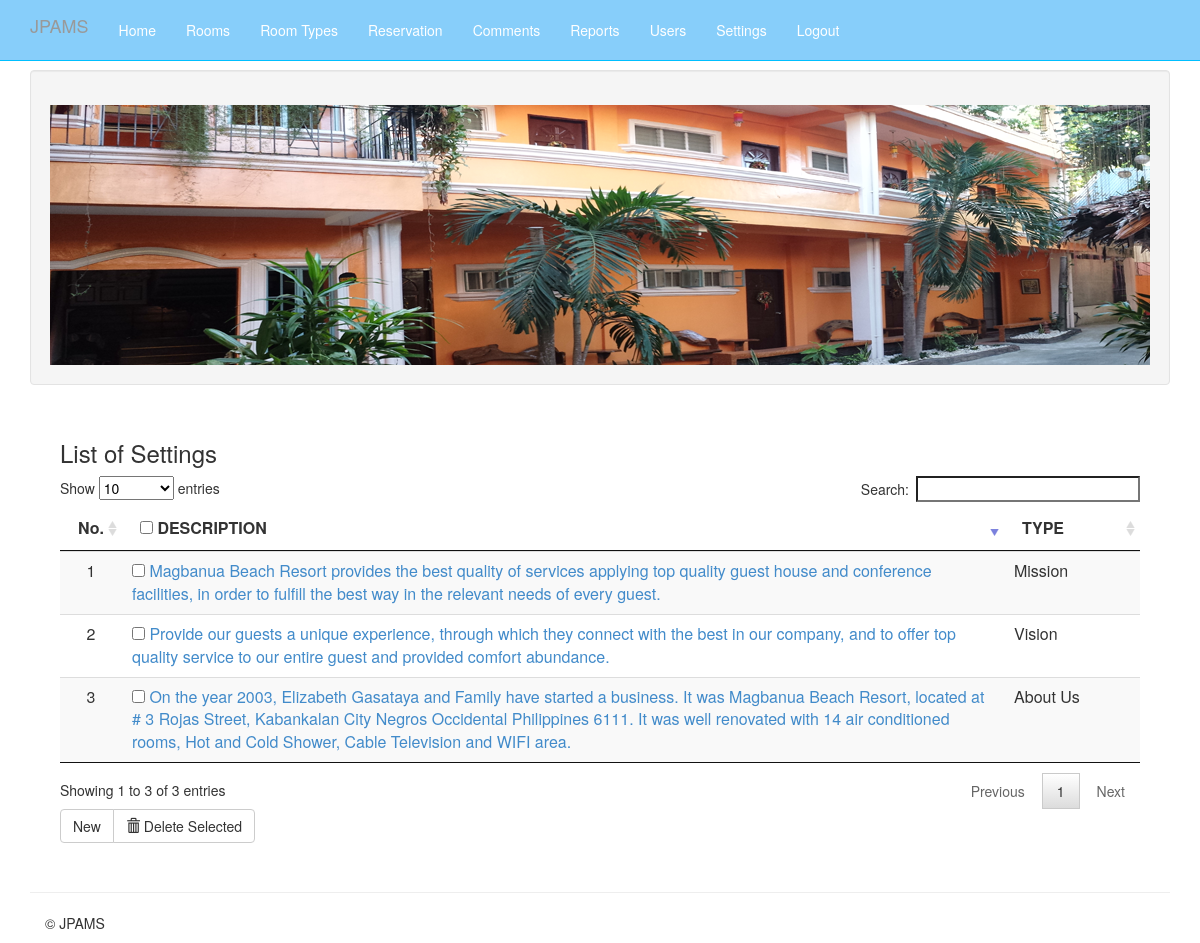
The app's page /Aplaya/admin/mod_settings/index.php (signed in) with its own data.
### tables this page shows
CREATE TABLE `tblsettings` (
  `ID` int(11) NOT NULL,
  `DESCRIPTION` text NOT NULL,
  `TYPE` text NOT NULL
);

### Aplaya/admin/mod_settings/index.php (called while the page is built, shortened)
<?php
require_once '../themes/backendTemplate.php';
?>

### Aplaya/includes/database.php (called while the page is built, shortened)
<?php
class Database
{
	var $sql_string = '';
	private $conn;
	public function open_connection()
	{
		$this->conn = mysqli_connect(DB_SERVER, DB_USER, DB_PASS);
		if (!$this->conn) {
			echo "Problem in database connection! Contact administrator!";
			exit();
		} else {
			$db_select = mysqli_select_db($this->conn, DB_NAME);
		}
	}
	function setQuery($sql = '')
	{
		$this->sql_string = $sql;
	}
	function executeQuery()
	{
		$result = mysqli_query($this->conn, $this->sql_string);
		return $result;
	}
	private function confirm_query($result)
	{
		return $result;
	}
	function loadResultList($key = '')
	{
		$cur = $this->executeQuery();
		$array = array();
		while ($row = mysqli_fetch_object($cur)) {
			if ($key) {
				$array[$row->$key] = $row;
			} else {
				$array[] = $row;
			}
		}
		return $array;
	}
}
$mydb = new Database();

### Aplaya/admin/mod_settings/list.php (the view, shortened to what this page needs)
<div class="container">
			<div class="panel-body">
				<h3 align="left">List of Settings</h3>
			    <form action="controller.php?action=delete" Method="POST">
					<table id="example" class="table table-striped" cellspacing="0">
				  <thead>
				  	<tr >
				  		<th>No.</th>
				  		<th>
				  		 <input type="checkbox" name="chkall" id="chkall" onclick="return checkall('selector[]');">
				  		 DESCRIPTION</th>
				  		<th width="100px">TYPE</th>
				  	</tr>
				  </thead>
				  <tbody>
				  	<?php
				  		$mydb->setQuery("SELECT *
										FROM  `tblsettings`");
				  		$cur = $mydb->loadResultList();
						foreach ($cur as $result) {
				  		echo '<tr>';
				  		echo '<td width="5%" align="center"></td>';
				  		echo '<td><input type="checkbox" name="selector[]" id="selector[]" value="'.$result->ID. '"/>
				  				<a  href="index.php?view=edit&id='.$result->ID.'"> '.$result->DESCRIPTION.'</td>';
				  		echo '<td>'. $result->TYPE.'</td>';
				  		echo '</tr>';
				  	}
				  	?>
				  </tbody>
				</table>
				<div class="btn-group">
				  <a href="index.php?view=add" class="btn btn-default">New</a>
				  <button type="submit" class="btn btn-default" name="delete"><span class="glyphicon glyphicon-trash"></span> Delete Selected</button>
				</div>
				</form>
	  		</div>
</div>

### Aplaya/admin/css/offcanvas.css (style rules this page uses)
body { padding-top: 70px; }

### records on screen
tblsettings: DESCRIPTION "On the year 2003, Elizabeth Gasataya and Family have started a business. It was Magbanua Beach Resort, located at # 3 Rojas Street, Kabankalan City Negros Occidental Philippines 6111. It was well renovated with 14 air conditioned rooms, Hot and Cold Shower, Cable Television and WIFI area.", TYPE "About Us"
tblsettings: DESCRIPTION "Provide our guests a unique experience, through which they connect with the best in our company, and to offer top quality service to our entire guest and provided comfort abundance.", TYPE "Vision"
tblsettings: DESCRIPTION "Magbanua Beach Resort provides the best quality of services applying top quality guest house and conference facilities, in order to fulfill the best way in the relevant needs of every guest.", TYPE "Mission"
